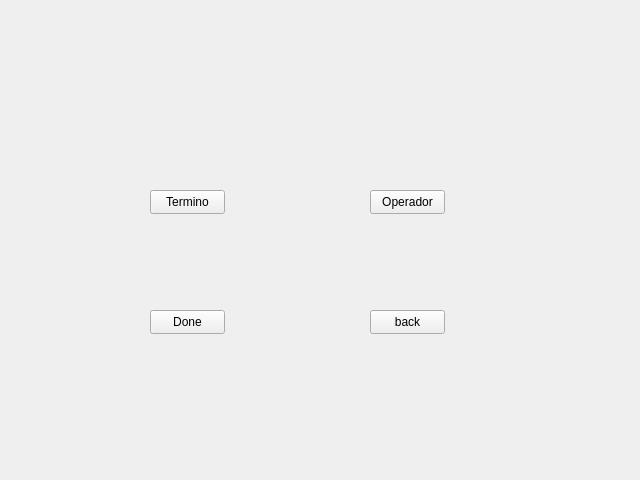
<?xml version="1.0" encoding="UTF-8"?>
<ui version="4.0">
 <class>Busqueda_Incremental</class>
 <widget class="QFrame" name="Busqueda_Incremental">
  <property name="geometry">
   <rect>
    <x>0</x>
    <y>0</y>
    <width>640</width>
    <height>480</height>
   </rect>
  </property>
  <property name="tabletTracking">
   <bool>false</bool>
  </property>
  <property name="windowTitle">
   <string>Busqueda Incremental</string>
  </property>
  <widget class="QPushButton" name="done">
   <property name="geometry">
    <rect>
     <x>150</x>
     <y>310</y>
     <width>75</width>
     <height>24</height>
    </rect>
   </property>
   <property name="text">
    <string>Done</string>
   </property>
  </widget>
  <widget class="QPushButton" name="back">
   <property name="geometry">
    <rect>
     <x>370</x>
     <y>310</y>
     <width>75</width>
     <height>24</height>
    </rect>
   </property>
   <property name="text">
    <string>back</string>
   </property>
  </widget>
  <widget class="QPushButton" name="intro_Termino">
   <property name="geometry">
    <rect>
     <x>150</x>
     <y>190</y>
     <width>75</width>
     <height>24</height>
    </rect>
   </property>
   <property name="text">
    <string>Termino</string>
   </property>
  </widget>
  <widget class="QPushButton" name="intro_Operador">
   <property name="geometry">
    <rect>
     <x>370</x>
     <y>190</y>
     <width>75</width>
     <height>24</height>
    </rect>
   </property>
   <property name="text">
    <string>Operador</string>
   </property>
  </widget>
 </widget>
 <resources/>
 <connections/>
</ui>
